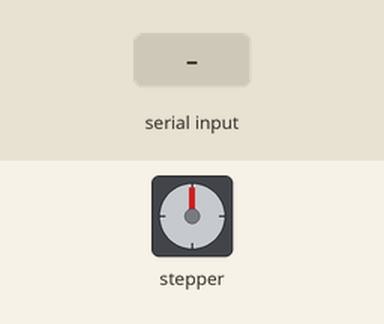
A sketch run on a simulated Arduino Uno, built with avr-gcc and run on an emulated ATmega328P. Shown: stepper motor. Wiring (inferred from the names in the program): stepper motor (2048 steps per turn assumed): coils pin 8, pin 9, pin 10, pin 11. The inputs (shaded band) are chosen by the test bench. What the sketch prints to the serial monitor is not drawn.

Above: at 1.2 s.
1.3 s: "90,45\n" received over Serial
At 3.1 s:
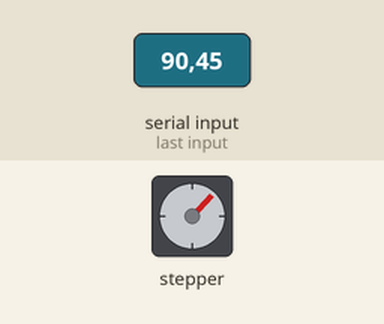
3.8 s: "200\n" received over Serial
At 4.8 s:
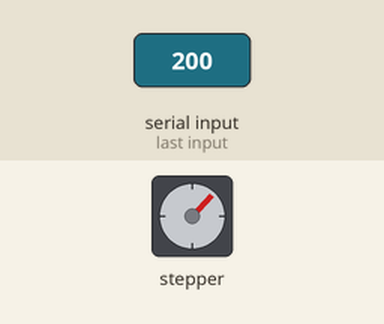
6.8 s: "1\n" received over Serial
9.8 s: "30,150\n" received over Serial
12.8 s: "2\n" received over Serial
At 13.3 s:
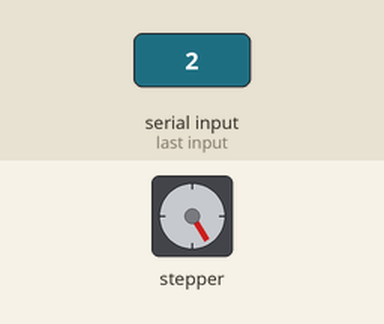
15.8 s: "90\n" received over Serial
At 17.0 s:
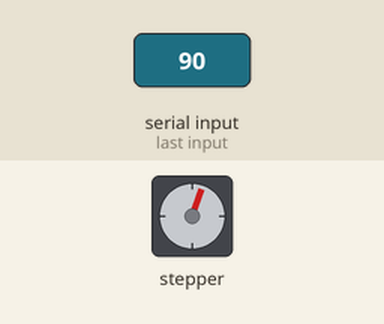
Timing chart, 0 to 18.9 s (numbered marks = the images above; inputs shaded):
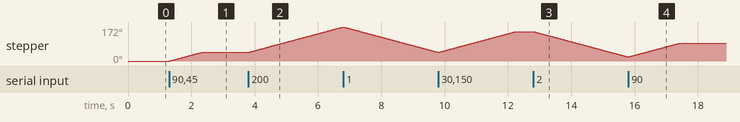

Measured:
- after the input at 1.3 s, stepper: turns 44° clockwise in 1.0 s, starting at once
- after the input at 3.8 s, stepper: keeps turning clockwise at about 43°/s, starting at once
- after the input at 12.8 s, stepper: keeps turning counter-clockwise at about 43°/s, starting at once

The sketch:

basic_stepper_w_intterupt.ino
```cpp
//#define A 8
//#define B 9
//#define C 10
//#define D 11
//
//int x=0, y=0;
//int angle = 0;
//int oneStepComplete=0;
//int stepperangleInt = 0;
//float stepperangle = 0;
//float input;
//int linksRechts = 0; // 1 is rechtsom 0 is linksom
//
//
//void setup(){
//  pinMode(A,OUTPUT);
//  pinMode(B,OUTPUT);
//  pinMode(C,OUTPUT);
//  pinMode(D,OUTPUT);
//  Serial.begin(115200);
//
//  // initialize timer1
//  cli();         // disable all interrupts
//  TCCR0A = 0;
//  TCCR0B = 0;
//  TCNT0  = 0;
//  OCR0A = 16000000/256/400;            // compare match register 16MHz/prescaler/2Hz hz kan van 0-500
//  TCCR0B |= (1 << WGM12);   // CTC mode
//  TCCR0B |= (1 << CS12);    // 256 prescaler
//  //TCCR1B |= (1 << CS10);    // CS12+ CS10=1024 prescaler
//  TIMSK0 |= (1 << OCIE1A);  // enable timer compare interrupt
//  sei();            // enable all interrupts
//}
//
//ISR(TIMER0_COMPA_vect)   {       // timer compare interrupt service routine
//  onestep();
//}
//
//void write(int a,int b,int c,int d){
//  digitalWrite(A,a);
//  digitalWrite(B,b);
//  digitalWrite(C,c);
//  digitalWrite(D,d);
//}
//
//void onestep(){
//  // 512 keer deze functie is 360 graden gedraaid
//  // stride angle 5.625/64 met een gear ratio van 1:64
//  // 360/5.625 = 64 door gearbox krijg je 64*64 dus je hebt 4096 steps in half step mode
//  // dit beteken 2048 steps in full step mode
//  // wanner we deze functie 1 keer uitvoeren zetten we 4 steps 2048 / 4 = 512
//  // dit betekent dat je dus 512 keer deze functie uitvoert voor een volledige rotatie
//
//  if( (hoekverschil() > 0) && (linksRechts == 1 )){
//  //rechtsom
//    switch(y){
//      case 0:
//        write(1,0,0,0);
//        y++;
//        break;
//
//      case 1:
//        write(0,1,0,0);
//        y++;
//        break;
//
//      case 2:
//        write(0,0,1,0);
//        y++;
//        break;
//
//      case 3:
//        write(0,0,0,1);
//        y = 0;
//        oneStepComplete++; // per keer dat je hier komt is de motor 0,703125 gedraaid
//        stepperangle = stepperangle + 0.703125;
//        stepperangleInt = (int)stepperangle % 360;
//        Serial.print("Stepper hoek float: ");
//        Serial.println(stepperangle);
//        Serial.print("Stepper hoek int: ");
//        Serial.println(stepperangleInt);
//        break;
//
//    }
//  }else if( (hoekverschil() > 0) && (linksRechts == 0 )){
//  //linksom
//    switch(x){
//      case 0:
//        write(0,0,0,1);
//        x++;
//        break;
//
//      case 1:
//        write(0,0,1,0);
//        x++;
//        break;
//
//      case 2:
//        write(0,1,0,0);
//        x++;
//        break;
//
//      case 3:
//        write(1,0,0,0);
//        x = 0;
//        oneStepComplete++; // per keer dat je hier komt is de motor 0,703125 gedraaid
//        stepperangle = stepperangle - 0.703125;
//        stepperangleInt = (int)stepperangle % 360;
//        Serial.print("Stepper hoek float: ");
//        Serial.println(stepperangle);
//        Serial.print("Stepper hoek int: ");
//        Serial.println(stepperangleInt);
//        break;
//
//    }
//  }else{
//    write(0,0,0,0);
//  }
//}
//
//int hoekverschil(){
//  if(stepperangleInt < angle){
//    linksRechts = 1; // true is links false is rechts
//    //Serial.println("hoi");
//    return angle - stepperangleInt ;
//
//  }else if(stepperangleInt > angle){
//    //Serial.println("doie");
//    linksRechts = 0;
//    return stepperangleInt - angle;
//  } else if(stepperangleInt == angle){
//    linksRechts = 2;
//  }
//}
//
//void loop(){
//  if(Serial.available()){
//    input = Serial.parseFloat();
//    if (input != 0.0){
//      angle = input;
//      oneStepComplete=0;
//      Serial.println(angle)
//    }
//    //hoek = (int)input;
//  }
//}
```

basic_stepper.ino
```cpp
//#define A 8
//#define B 9
//#define C 10
//#define D 11
//
//#define NUMBER_OF_STEPS_PER_REV 64
//
//void setup(){
//  pinMode(A,OUTPUT);
//  pinMode(B,OUTPUT);
//  pinMode(C,OUTPUT);
//  pinMode(D,OUTPUT);
//}
//
//void write(int a,int b,int c,int d){
//  digitalWrite(A,a);
//  digitalWrite(B,b);
//  digitalWrite(C,c);
//  digitalWrite(D,d);
//}
//
//void onestep(){
//  write(1,0,0,0);
//  delay(5);
////  write(1,1,0,0);
////  delay(5);
//  write(0,1,0,0);
//  delay(5);
////  write(0,1,1,0);
////  delay(5);
//  write(0,0,1,0);
//  delay(5);
////  write(0,0,1,1);
////  delay(5);
//  write(0,0,0,1);
//  delay(5);
////  write(1,0,0,1);
////  delay(5);
//}
//
//void loop(){
//  int i;
//  i=0;
//  while(i<NUMBER_OF_STEPS_PER_REV){
//  onestep();
//  i++;
//  }
//}
```

basic_stepper_w_Interrupt0.ino
```cpp
//#define ledPin 13
//#define A 8
//#define B 9
//#define C 10
//#define D 11
//int x=0;
//int doOnce = 1;
//int angle = 0;
//int oneStepComplete=0;
//int stepperangleInt = 0;
//float stepperangle = 0;
//float input;
//bool linksRechts = true; //
//
//void setup(){
//  pinMode(A,OUTPUT);
//  pinMode(B,OUTPUT);
//  pinMode(C,OUTPUT);
//  pinMode(D,OUTPUT);
//  Serial.begin(115200);
//
//  // initialize timer1
//  cli();         // disable all interrupts
//  TCCR1A = 0;
//  TCCR1B = 0;
//  TCNT1  = 0;
//  OCR1A = 16000000/256/400;            // compare match register 16MHz/prescaler/2Hz hz kan van 0-500
//  TCCR1B |= (1 << WGM12);   // CTC mode
//  TCCR1B |= (1 << CS12);    // 256 prescaler
//  //TCCR1B |= (1 << CS10);    // CS12+ CS10=1024 prescaler
//  TIMSK1 |= (1 << OCIE1A);  // enable timer compare interrupt
//  sei();            // enable all interrupts
//}
//
//ISR(TIMER1_COMPA_vect)   {       // timer compare interrupt service routine
//  //digitalWrite(ledPin, digitalRead(ledPin) ^ 1);   // toggle LED pin
//  onestep();
//}
//
//void write(int a,int b,int c,int d){
//  digitalWrite(A,a);
//  digitalWrite(B,b);
//  digitalWrite(C,c);
//  digitalWrite(D,d);
//}
//
//void onestep(){
//  // 512 keer deze functie is 360 graden gedraaid
//  // stride angle 5.625/64 met een gear ratio van 1:64
//  // 360/5.625 = 64 door gearbox krijg je 64*64 dus je hebt 4096 steps in half step mode
//  // dit beteken 2048 steps in full step mode
//  // wanner we deze functie 1 keer uitvoeren zetten we 4 steps 2048 / 4 = 512
//  // dit betekent dat je dus 512 keer deze functie uitvoert voor een volledige rotatie
//
//  if( oneStepComplete <= degreeToSteps(angle)){
//  //rechtsom
//    switch(x){
//      case 0:
//        write(1,0,0,0);
//        x++;
//        break;
//
//      case 1:
//        write(0,1,0,0);
//        x++;
//        break;
//
//      case 2:
//        write(0,0,1,0);
//        x++;
//        break;
//
//      case 3:
//        write(0,0,0,1);
//        x = 0;
//        oneStepComplete++; // per keer dat je hier komt is de motor 0,703125 gedraaid
//        stepperangle = stepperangle + 0.703125;
//        stepperangleInt = (int)stepperangle % 360;
//        Serial.print("Stepper hoek float: ");
//        Serial.println(stepperangle);
//        Serial.print("Stepper hoek int: ");
//        Serial.println(stepperangleInt);
//        break;
//
//    }
//  }else{
//    write(0,0,0,0);
//  }
//
//
//}
//
//int degreeToSteps(float hoek){
//  float degreePerStep = 360.0/512.0;
//  float numOfSteps = hoek/degreePerStep;
//  return (int)numOfSteps;
//}
//
//int hoekverschil(){
//  if(stepperangleInt > angle){
//    linksRechts = true; // true is links false is rechts
//    return stepperangleInt - angle;
//
//  }else{
//    linksRechts = false;
//    return angle - stepperangleInt;
//
//  }
//}
//
//void loop(){
//
//  if(Serial.available()){
//    input = Serial.parseFloat();
//    if (input != 0.0){
//      angle = input;
//      oneStepComplete=0;
//    }
//    //hoek = (int)input;
//  }
//
////  if (doOnce==1){
////    Serial.println("kak");
////    for(int z=0; z<=512; z++){
////      Serial.println("infor");
////      onestepBasic();
////      Serial.println(z);
////    }
////    doOnce = 0;
////  }
//}
```

basic_stepper_w_interrupt_float.ino
```cpp
#define A 8
#define B 9
#define C 10
#define D 11

int x=0, y=0;
float angle = 0;
int oneStepComplete=0;
int stepperangleInt = 0;
float stepperangle = 0;
float input;
int linksRechts = 0; // 1 is rechtsom 0 is linksom


void setup(){
  pinMode(A,OUTPUT);
  pinMode(B,OUTPUT);
  pinMode(C,OUTPUT);
  pinMode(D,OUTPUT);
  Serial.begin(115200);

  // initialize timer1
  cli();         // disable all interrupts
  TCCR0A = 0;
  TCCR0B = 0;
  TCNT0  = 0;
  OCR0A = 16000000/256/400;            // compare match register 16MHz/prescaler/2Hz hz kan van 0-500
  TCCR0B |= (1 << WGM12);   // CTC mode
  TCCR0B |= (1 << CS12);    // 256 prescaler
  //TCCR1B |= (1 << CS10);    // CS12+ CS10=1024 prescaler
  TIMSK0 |= (1 << OCIE1A);  // enable timer compare interrupt
  sei();            // enable all interrupts
}

ISR(TIMER0_COMPA_vect)   {       // timer compare interrupt service routine
  onestep();
}

void write(int a,int b,int c,int d){
  digitalWrite(A,a);
  digitalWrite(B,b);
  digitalWrite(C,c);
  digitalWrite(D,d);
}

void onestep(){
  // 512 keer deze functie is 360 graden gedraaid
  // stride angle 5.625/64 met een gear ratio van 1:64
  // 360/5.625 = 64 door gearbox krijg je 64*64 dus je hebt 4096 steps in half step mode
  // dit beteken 2048 steps in full step mode
  // wanner we deze functie 1 keer uitvoeren zetten we 4 steps 2048 / 4 = 512
  // dit betekent dat je dus 512 keer deze functie uitvoert voor een volledige rotatie

  if( (hoekverschil() > 0.8) && (linksRechts == 1 )){
  //rechtsom
  Serial.print("hoekverschil: ");
        Serial.println(hoekverschil());
    switch(y){
      case 0:
        write(1,0,0,0);
        y++;
        break;

      case 1:
        write(0,1,0,0);
        y++;
        break;

      case 2:
        write(0,0,1,0);
        y++;
        break;

      case 3:
        write(0,0,0,1);
        y = 0;
        oneStepComplete++; // per keer dat je hier komt is de motor 0,703125 gedraaid
        stepperangle = stepperangle + 0.703125;
        stepperangleInt = (int)stepperangle % 360;
        Serial.print("Stepper hoek float: ");
        Serial.println(stepperangle);
        Serial.print("Stepper hoek int: ");
        Serial.println(stepperangleInt);
        break;

    }
  }else if( (hoekverschil() > 0.8) && (linksRechts == 0 )){
  //linksom
    switch(x){
      case 0:
        write(0,0,0,1);
        x++;
        break;

      case 1:
        write(0,0,1,0);
        x++;
        break;

      case 2:
        write(0,1,0,0);
        x++;
        break;

      case 3:
        write(1,0,0,0);
        x = 0;
        oneStepComplete++; // per keer dat je hier komt is de motor 0,703125 gedraaid
        stepperangle = stepperangle - 0.703125;
        stepperangleInt = (int)stepperangle % 360;
        Serial.print("Stepper hoek float: ");
        Serial.println(stepperangle);
        Serial.print("Stepper hoek int: ");
        Serial.println(stepperangleInt);
        break;

    }
  }else{
    write(0,0,0,0);
  }
}

float hoekverschil(){
  if(stepperangle < angle){
    linksRechts = 1; // true is links false is rechts
    //Serial.println("hoi");
    return angle - stepperangle ;

  }else if(stepperangle > angle){
    //Serial.println("doie");
    linksRechts = 0;
    return stepperangle - angle;
  } else if(stepperangle == angle){
    linksRechts = 2;
  }
}

void loop(){
  if(Serial.available()){
    input = Serial.parseFloat();
    if (input != 0.0){
      angle = input;
      oneStepComplete=0;
    }
    //hoek = (int)input;
  }
}
```

interrupt_ctc.ino
```cpp
//#define ledPin 13
//#define A 8
//#define B 9
//#define C 10
//#define D 11
//int x = 0;
//
//void setup(){
//  pinMode(ledPin, OUTPUT);
//  pinMode(A,OUTPUT);
//  pinMode(B,OUTPUT);
//  pinMode(C,OUTPUT);
//  pinMode(D,OUTPUT);
//  // initialize timer1
//  cli();         // disable all interrupts
//  TCCR1A = 0;
//  TCCR1B = 0;
//  TCNT1  = 0;
//  OCR1A = 16000000/256/100;            // compare match register 16MHz/prescaler/2Hz
//  TCCR1B |= (1 << WGM12);   // CTC mode
//  TCCR1B |= (1 << CS12);    // 256 prescaler
//  //TCCR1B |= (1 << CS10);    // CS12+ CS10=1024 prescaler
//  TIMSK1 |= (1 << OCIE1A);  // enable timer compare interrupt
//  sei();            // enable all interrupts
//}
//
//ISR(TIMER1_COMPA_vect)   {       // timer compare interrupt service routine
//  //digitalWrite(ledPin, digitalRead(ledPin) ^ 1);   // toggle LED pin
//  onestep();
//
//}
//
//void write(int a,int b,int c,int d){
//  digitalWrite(A,a);
//  digitalWrite(B,b);
//  digitalWrite(C,c);
//  digitalWrite(D,d);
//}
//
//void onestep(){
//  switch(x){
//    case 0:
//      digitalWrite(ledPin, digitalRead(ledPin) ^ 1);
//      write(1,0,0,0);
//      x++;
//      break;
//  //  delay(5);
//  //  write(1,1,0,0);
//  //  delay(5);
//    case 1:
//      digitalWrite(ledPin, digitalRead(ledPin) ^ 1);
//      write(0,1,0,0);
//      x++;
//      break;
//  //  delay(5);
//  //  write(0,1,1,0);
//  //  delay(5);
//    case 2:
//      digitalWrite(ledPin, digitalRead(ledPin) ^ 1);
//      write(0,0,1,0);
//      x++;
//      break;
//  //  delay(5);
//  //  write(0,0,1,1);
//  //  delay(5);
//    case 3:
//      digitalWrite(ledPin, digitalRead(ledPin) ^ 1);
//      write(0,0,0,1);
//      x = 0;
//      break;
//  //  delay(5);
//  //  write(1,0,0,1);
//  //  delay(5);
//  }
//}
//
//void loop(){
//  //onestep();
//  Serial.println(x);
//  // your program here…
//}
```

interupt_overflow.ino
```cpp
///*
// * Arduino 101: timer and interrupts
// * 2: Timer1 overflow interrupt example
// * more infos: http://www.letmakerobots.com/node/28278
// * created by RobotFreak
// */
//
//#define ledPin 13
//
//void setup(){
//  pinMode(ledPin, OUTPUT);
//
//  // initialize timer1
//  noInterrupts();           // disable all interrupts
//  TCCR1A = 0;
//  TCCR1B = 0;
//
//  TCNT1 = 34286;            // preload timer 65536-16MHz/256/2Hz
//  TCCR1B |= (1 << CS12);    // 256 prescaler
//  TIMSK1 |= (1 << TOIE1);   // enable timer overflow interrupt
//  interrupts();             // enable all interrupts
//}
//
//ISR(TIMER1_OVF_vect)        // interrupt service routine that wraps a user defined function supplied by attachInterrupt
//{
//  TCNT1 = 34286;            // preload timer
//  digitalWrite(ledPin, digitalRead(ledPin) ^ 1);
//
//}
//
//void loop()
//{
//  // your program here...
//}
```
